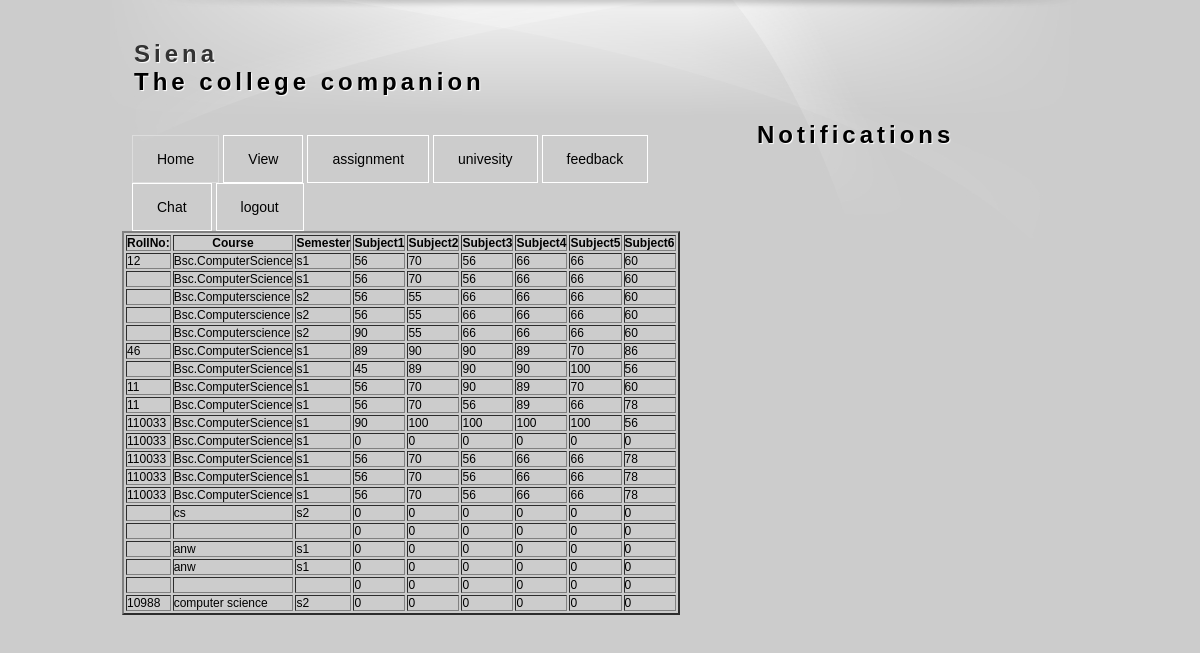
The page /user/viewinternal.php on the database its author committed.
### tables this page shows
CREATE TABLE `internal` (
  `rno` varchar(20) NOT NULL,
  `course` varchar(20) NOT NULL,
  `sem` varchar(2) NOT NULL,
  `sub1` int(3) NOT NULL,
  `sub2` int(3) NOT NULL,
  `sub3` int(3) NOT NULL,
  `sub4` int(3) NOT NULL,
  `sub5` int(3) NOT NULL,
  `sub6` int(3) NOT NULL
);

### shares/db/mydatabase.inc (called while the page is built, shortened)
<?php
	function getDatas($sql){
		$dt = mysql_query($sql);
		$table = array();
		$rno = mysql_num_rows($dt);
		$cno = mysql_num_fields($dt);
		for($i=0;$i<$rno;$i++){
			$row = mysql_fetch_array($dt);
			for($j=0;$j<$cno;$j++){
				$table[$i][$j] = $row[$j];
			}
		}
		return $table;
	}
?>

### user/viewinternal.php (the view)
<?php include_once("../shares/db/mydatabase.inc");
 include_once("menu.php");
?>
<form action="" method="post">
<?php
$sql="select * from internal";
$tbl=getDatas($sql);
?>
<h1>Notifications</h1><br>
<table>
<table class="datagrid" border="2">
<tr>
<th>RollNo:</th><th>Course</th><th>Semester</th><th>Subject1</th><th>Subject2</th><th>Subject3</th><th>Subject4</th><th>Subject5</th><th>Subject6</th>
</tr>
<tr>
<?php
for($i=0;$i<count($tbl);$i++)
{
			for($j=0;$j<count($tbl[$i]);$j++){
				echo "<td>".$tbl[$i][$j]."</td>";
}
echo"</tr>";
}
?>
</table>
</div>

### tempfinal/css/main.css (style rules this page uses)
* { margin: 0; padding: 0; }
h1 { font-size: 24px; font-weight: normal; margin-bottom: 15px; }
#logo h1 { font: bold 24px Arial; text-shadow: 1px 1px 1px #fff; letter-spacing: 4px; }

### rows shown on the page
internal: rno "12", course "Bsc.ComputerScience", sem "s1", sub1 "56", sub2 "70", sub3 "56", sub4 "66", sub5 "66", sub6 "60"
internal: course "Bsc.Computerscience", sem "s2", sub1 "56", sub2 "55", sub3 "66", sub4 "66", sub5 "66", sub6 "60"
internal: course "Bsc.Computerscience", sem "s2", sub1 "90", sub2 "55", sub3 "66", sub4 "66", sub5 "66", sub6 "60"
internal: rno "46", course "Bsc.ComputerScience", sem "s1", sub1 "89", sub2 "90", sub3 "90", sub4 "89", sub5 "70", sub6 "86"
internal: course "Bsc.ComputerScience", sem "s1", sub1 "45", sub2 "89", sub3 "90", sub4 "90", sub5 "100", sub6 "56"
internal: rno "11", course "Bsc.ComputerScience", sem "s1", sub1 "56", sub2 "70", sub3 "90", sub4 "89", sub5 "70", sub6 "60"
internal: rno "11", course "Bsc.ComputerScience", sem "s1", sub1 "56", sub2 "70", sub3 "56", sub4 "89", sub5 "66", sub6 "78"
internal: rno "110033", course "Bsc.ComputerScience", sem "s1", sub1 "90", sub2 "100", sub3 "100", sub4 "100", sub5 "100", sub6 "56"
internal: rno "110033", course "Bsc.ComputerScience", sem "s1", sub1 "0", sub2 "0", sub3 "0", sub4 "0", sub5 "0", sub6 "0"
internal: rno "110033", course "Bsc.ComputerScience", sem "s1", sub1 "56", sub2 "70", sub3 "56", sub4 "66", sub5 "66", sub6 "78"
internal: course "cs", sem "s2", sub1 "0", sub2 "0", sub3 "0", sub4 "0", sub5 "0", sub6 "0"
internal: course "anw", sem "s1", sub1 "0", sub2 "0", sub3 "0", sub4 "0", sub5 "0", sub6 "0"
internal: rno "10988", course "computer science", sem "s2", sub1 "0", sub2 "0", sub3 "0", sub4 "0", sub5 "0", sub6 "0"

### other values the page prints
$tbl[$i][$j] "Bsc.ComputerScience"
$tbl[$i][$j] "s1"
$tbl[$i][$j] "56"
$tbl[$i][$j] "70"
$tbl[$i][$j] "66"
$tbl[$i][$j] "60"
$tbl[$i][$j] "0"
